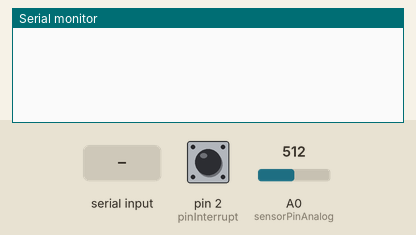
Simulated run of this sketch. Board: Arduino Nano, built with avr-gcc and run on an emulated ATmega328P. On the bench: the last lines printed to the serial monitor. The test bench sets the inputs (shaded band); at power-on: A0 (sensorPinAnalog) = 512, pin 2 (pinInterrupt) HIGH.

Above: at 1.2 s.
1.3 s: "DEBUG ON\n" received over Serial
At 1.6 s:
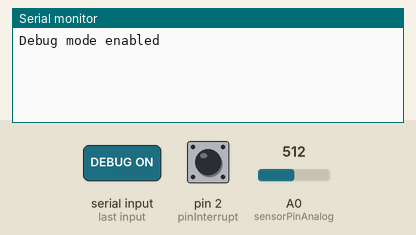
5.5 s: "DEBUG OFF\n" received over Serial
At 6.0 s:
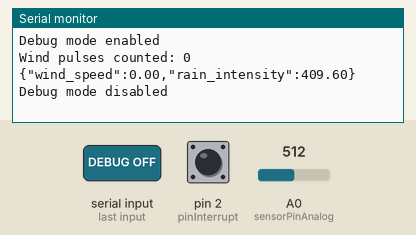
7.0 s: "1\n" received over Serial
At 8.2 s:
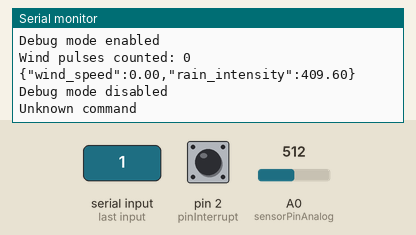
8.5 s: A0 (sensorPinAnalog) set to 716
10.0 s: pin 2 (pinInterrupt) pulled LOW for 0.15 s
At 10.7 s:
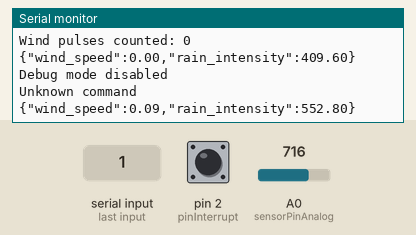

Measured:
- after the input at 1.3 s, the serial monitor: prints a new line at once (image 1)
- after the input at 5.5 s, the serial monitor: prints a new line at once (image 2)
- after the input at 7.0 s, the serial monitor: prints a new line at once (image 3)
- after the input at 10.0 s, the serial monitor: prints a new line at once (image 4)

The sketch:

skymonitor.ino
```cpp
/*
    SkyMonitor Nano
    Reads wind sensor and rain sensor
    Prints sensor data to serial port in JSON format
    Allows toggling debug mode via serial commands
*/

#include <Arduino.h>

// Rain sensor
#define sensorPinAnalog A0

// Wind Sensor
unsigned long lastDebounceTime = 0;  // Last debounce time
unsigned long debounceDelay = 100;  // Debounce delay
int pinInterrupt = 2;               // Interrupt pin for wind sensor
volatile int Count = 0;             // Pulse count (volatile for ISR)

unsigned long previousMillis = 0;
const long interval = 1000;         // Interval for rain sensor reading
unsigned long startTime = 0;
const long measurementPeriod = 5000;  // Measurement period for wind sensor

int rainReadings[5];               // Buffer for rain sensor readings
int readingIndex = 0;

// Debug Mode
bool debugMode = false;  // Default debug mode is OFF

// Debug Macros
#define DEBUG_PRINT(x) if (debugMode) Serial.print(x)
#define DEBUG_PRINTLN(x) if (debugMode) Serial.println(x)

// Interrupt Service Routine for Wind Sensor
void onChange() {
    if (digitalRead(pinInterrupt) == LOW) {
        Count++;
    }
}

void setup() {
    Serial.begin(115200);
    while (!Serial);  // Wait for serial port to connect
    DEBUG_PRINTLN("Serial of Nano connected");

    // Wind sensor setup
    pinMode(pinInterrupt, INPUT_PULLUP);
    attachInterrupt(digitalPinToInterrupt(pinInterrupt), onChange, FALLING);
}

void loop() {
    handleSerialCommands();  // Check for incoming commands to toggle debug mode

    unsigned long currentMillis = millis();

    // Perform wind and rain calculations every measurement period
    if (currentMillis - startTime >= measurementPeriod) {
        startTime = currentMillis;

        // Compute wind sensor value
        float windSensorValue = (Count * 8.75) / 100.0;  // Corrected calculation
        DEBUG_PRINT("Wind pulses counted: ");
        DEBUG_PRINTLN(Count);

        // Reset pulse count
        Count = 0;

        // Compute average rain sensor value
        int totalRain = 0;
        for (int i = 0; i < 5; i++) {
            totalRain += rainReadings[i];
        }
        float averageRain = totalRain / 5.0;

        // Generate and send JSON output
        generateSensorJson(windSensorValue, averageRain);
    }

    // Collect rain sensor readings at regular intervals
    if (currentMillis - previousMillis >= interval) {
        previousMillis = currentMillis;

        // Read rain sensor value
        int rainSensorValue = analogRead(sensorPinAnalog);
        rainReadings[readingIndex] = rainSensorValue;
        readingIndex = (readingIndex + 1) % 5;  // Wrap around
    }
}

/*
    Handles incoming serial commands to toggle debug mode.
*/
void handleSerialCommands() {
    if (Serial.available() > 0) {
        String command = Serial.readStringUntil('\n');
        command.trim();

        if (command == "DEBUG ON") {
            debugMode = true;
            Serial.println("Debug mode enabled");
        } else if (command == "DEBUG OFF") {
            debugMode = false;
            Serial.println("Debug mode disabled");
        } else {
            Serial.println("Unknown command");
        }
    }
}

/*
    Generates a JSON string with wind and rain sensor data and sends it to the serial port.
*/
void generateSensorJson(float windSensorValue, float averageRain) {
    String jsonStr = "{";
    jsonStr += "\"wind_speed\":" + String(windSensorValue, 2) + ",";
    jsonStr += "\"rain_intensity\":" + String(averageRain, 2);
    jsonStr += "}";
    Serial.println(jsonStr);  // JSON data is always sent
}
```
